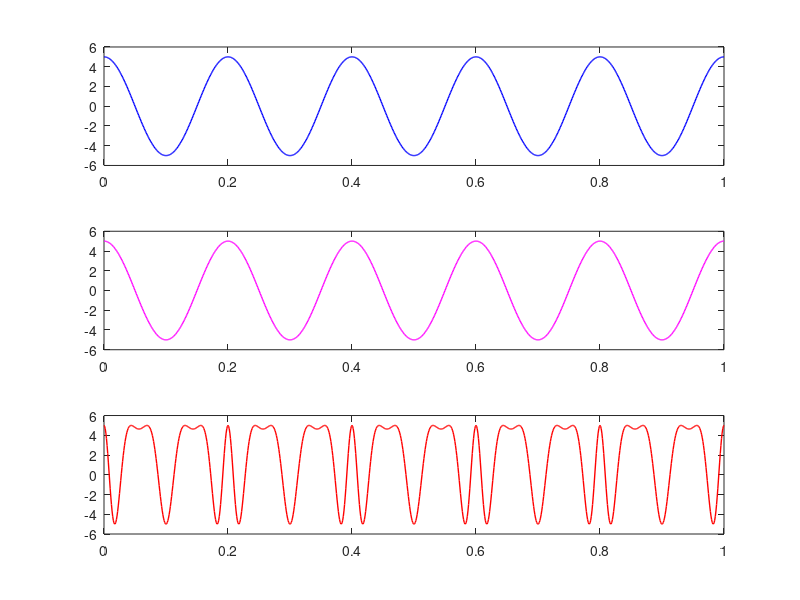

Source code (MATLAB):
%Taking Input
vm = input('Enter Message signal Amplitude: ');
vc = input('Enter Carrier signal Amplitude: ');
fm = input('Message Signal Frequency: ');  %fm<fc
fc = input('Carrier Signal Frequency: ');
m = input('Enter Modulation index: ');  %m <= 1
t = 0:0.001:1;

%Equation of the Message signal
y1 = vm*cos(2*pi*fm*t);
subplot(3,1,1);
plot(t,y1,'blue','LineWidth',1);

%Equation of Carrier Signal
y2 = vc*cos(2*pi*fc*t);
subplot(3,1,2);
plot(t,y2,'magenta','LineWidth',1);


%instantaneous voltage of resulting
y = vc*cos(2*pi*fc*t+m.*sin(2*pi*fm*t));
subplot(3,1,3);
plot(t,y,'red','LineWidth',1);

%input 2 4 5 100 10